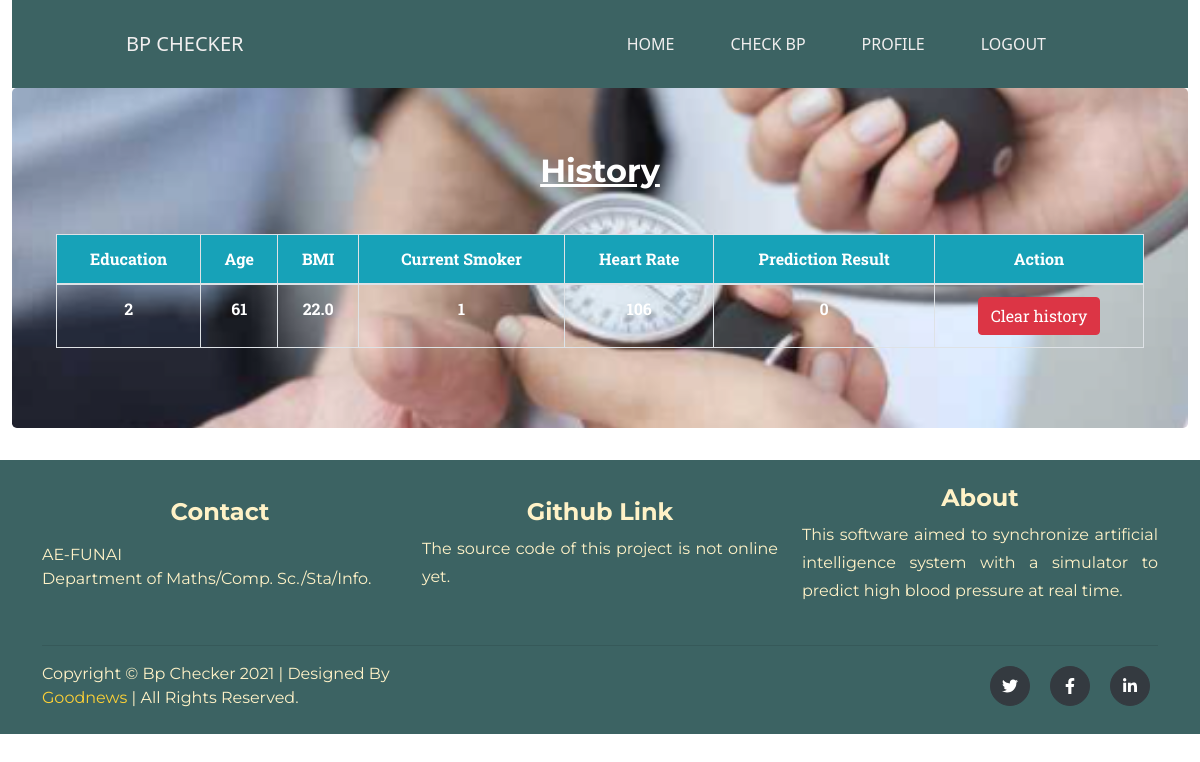
/user/history/ (signed in), run on the app's committed database.
### bp/models.py (models this page shows)
class History(models.Model):
    user = models.ForeignKey(User, on_delete=models.CASCADE)
    education = models.CharField(max_length=100)
    age = models.IntegerField()
    bmi = models.FloatField(max_length=10)
    current_smoker = models.CharField(max_length=5)
    heart_rate = models.IntegerField()
    result = models.IntegerField()

### bp/views.py (the view)
# urls.py: path('user/history/', history, name='history'),
def history(request):
    hist = History.objects.filter(user=request.user.id)
    return render(request, 'bp/history.html', {'history': hist})

### bp/templates/bp/history.html (shortened to what this page needs)
{% extends 'bp/base_bp.html' %}
{% load static%}
{% block content %}
{% include './bp_includes/nav.html' %}
<div class="jumbotron" id="bg_result">
    <div class="container pb-4"><h2 id="reg-title" class="text-white"><u>History</u></h2></div>
        <div class="container text-center">
                    <table class="table responsive table-bordered ">
                        <thead>
                            <tr class="bg-info">
                                <th scope="col">Education</th>
                                <th scope="col">Age</th>
                                <th scope="col">BMI</th>
                                <th scope="col">Current Smoker</th>
                                <th scope="col">Heart Rate</th>
                                <th scope="col">Prediction Result</th>
                                <th scope="col">Action  </th>
                            </tr>
                        </thead>
                        <tbody>
                        {% if history %}
                            {% for h in history %}
                            <tr class="text-white font-weight-bold">
                                <td>{{h.education}}</td>
                                <td>{{h.age}}</td>
                                <td>{{h.bmi}}</td>
                                <td>{{h.current_smoker}}</td>
                                <td>{{h.heart_rate}}</td>
                                <td>{{h.result}}</td>
                                <td><a href="{% url 'delete_history' id=h.id %}"><button class="btn btn-danger">Clear history</button></a></td>
                            </tr>
                            {% endfor %}
                        {% endif %}
                        </tbody>
                    </table>
        </div>
    </div>
</div>
{% include 'include_folder/footer.html' %}
{% endblock%}

### data on the page
History: education "2", age "61", bmi "22.0", current_smoker "1", heart_rate "106", result "0"
